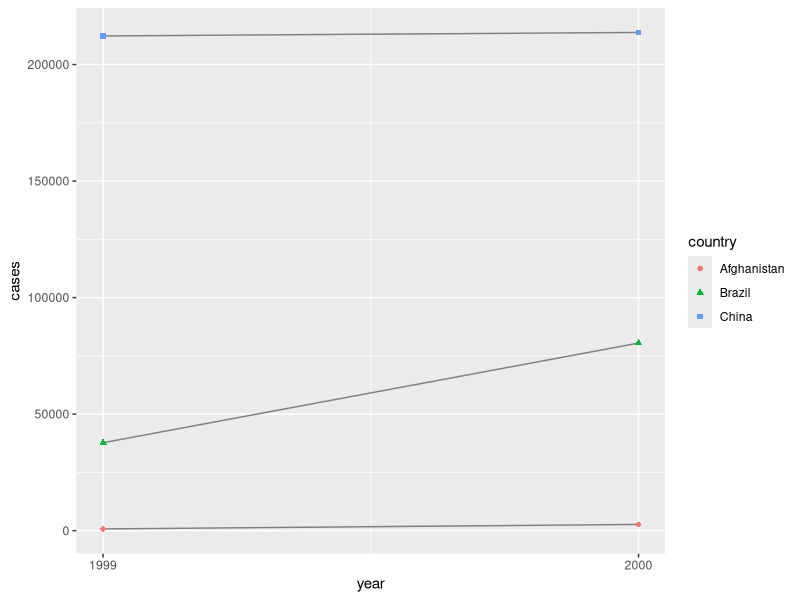
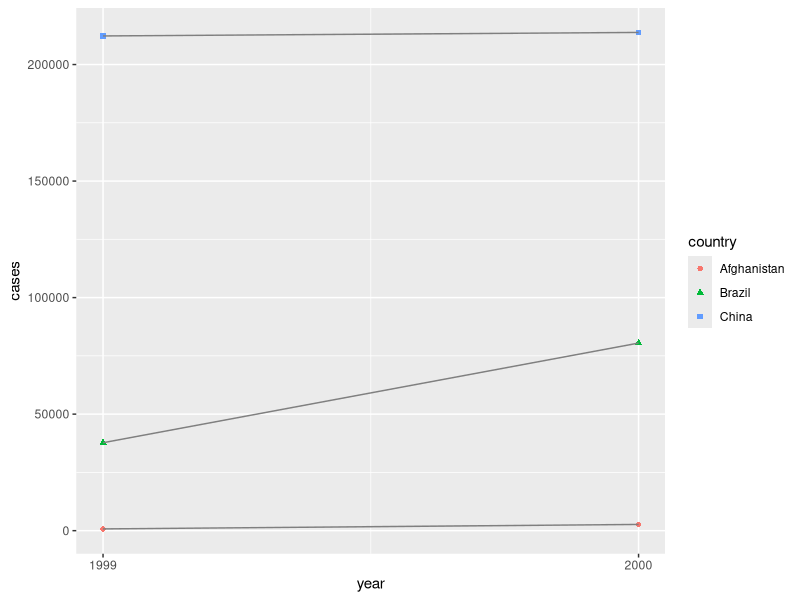
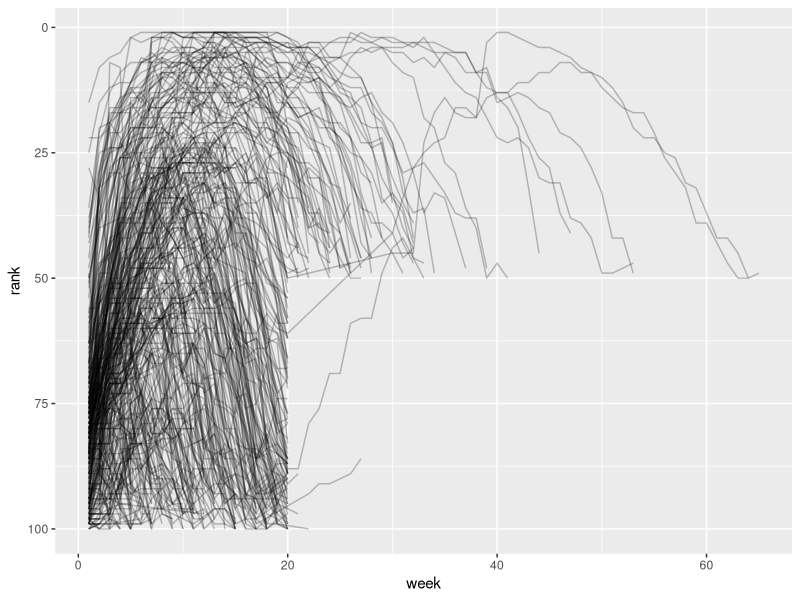
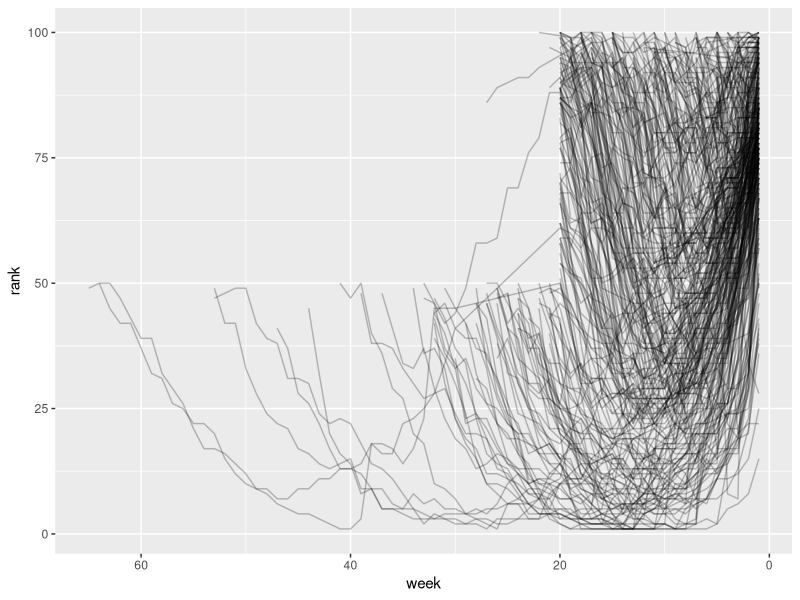

Generate these figures, in order, with R:
library(tidyverse)
# Compute rate per 10,000
table1 |>
  mutate(rate = cases / population * 10000)


# Compute total cases per year
table1 |> 
  group_by(year) |> 
  summarize(total_cases = sum(cases))
#> # A tibble: 2 × 2

# Visualize changes over time
ggplot(table1, aes(x = year, y = cases)) +
  geom_line(aes(group = country), color = "grey50") +
  geom_point(aes(color = country, shape = country)) +
  scale_x_continuous(breaks = c(1999, 2000)) # x-axis breaks at 1999 and 2000

ggplot(table1, aes(x = year, y = cases)) +
  geom_point(aes(color = country, shape = country)) +
  geom_line(aes(group = country), color = "grey50") +
  scale_x_continuous(breaks = c(1999, 2000)) # x-axis breaks at 1999 and 2000

view(table2)
table2 <- table2
table1 <- table1
table3 <- table3
view(table1)
view(table3)

# pivot longer introduction -----------------------------------------------

view(billboard)
billboard_longer <- billboard |> 
  pivot_longer(
    cols = starts_with("wk"),
    names_to = 'week',
    values_to = 'rank',
    values_drop_na = TRUE
  ) |> 
  mutate(
    week = parse_number(week)
  )


billboard_longer |> 
  ggplot(aes(x = week, y = rank, group = track)) +
  geom_line(alpha = 0.25) +
  scale_y_reverse()

billboard_longer |> 
  ggplot(aes(x = week, y = rank, group = track)) +
  geom_line(alpha = 0.25) +
  scale_x_reverse()


# pivot example -----------------------------------------------------------

df <- tribble(
  ~id, ~bp1, ~bp2,
  "A",  100,  120,
  "B",  140,  115,
  "C",  120,  125
)
  
view(df)

df |> 
  pivot_longer(
    cols = bp1:bp2,
    names_to = 'measurement',
    values_to = 'value'
  )


# pivot longer with complex column names ------------------------------------------------------------


view(who2)
who2 <- who2
who2 |> 
  glimpse()

who2 |> 
  pivot_longer(
    cols = !(country:year),
    names_to = c('diagnosis', 'gender', 'age'),
    names_sep = '_',
    values_to = 'count'
  )


# pivot longer with column names including variable values and var --------

household |> 
  pivot_longer(
    cols = !family,
    names_to = c('.value', 'child'),
    names_sep = '_',
    values_drop_na = TRUE
  )

client_data <- data.frame(
  name = c('email1', 'email1', 'email1', 'email2', 'email2'),
  file_name = c('file1email1', 'file2email1', 'file3email1', 'file1email2', 'file2email2')
)
view(client_data)

